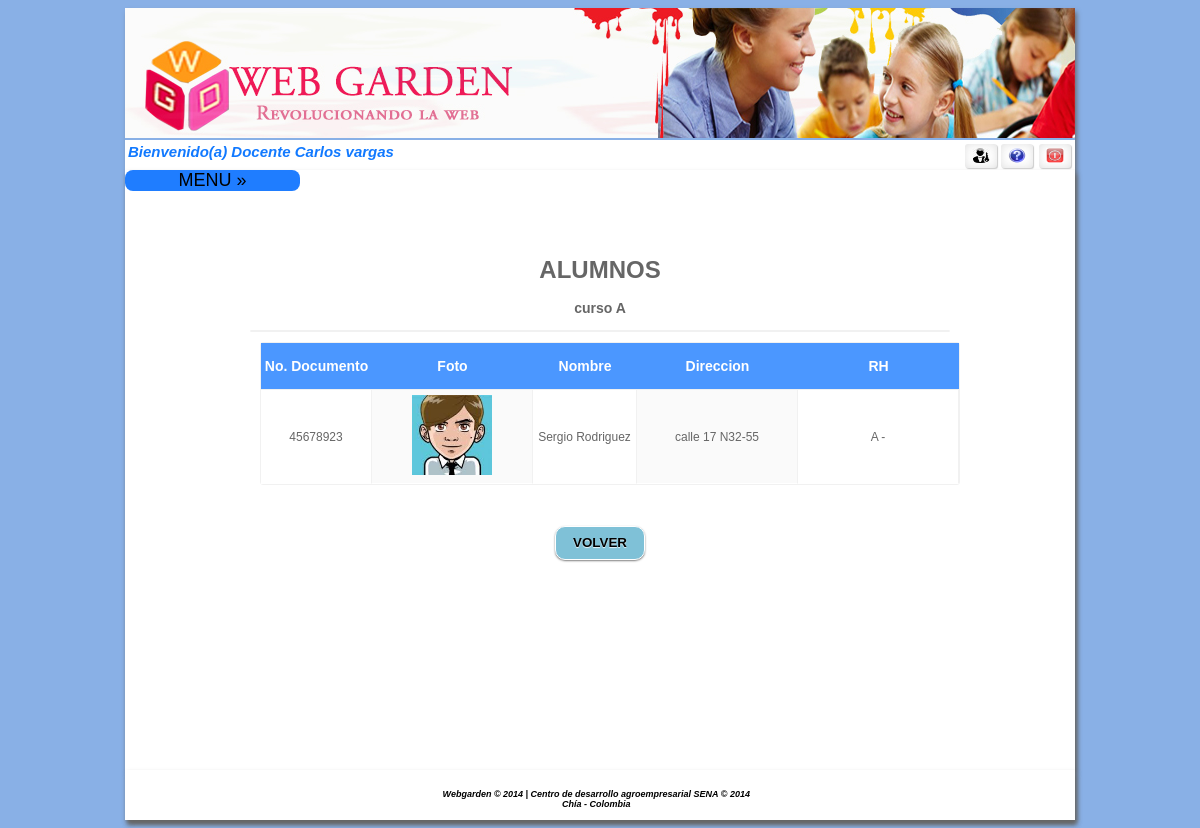
Screenshot of /home.php?acceso=153&idcurso=1 (signed in) with the database file from the repository.
### tables this page shows
CREATE TABLE IF NOT EXISTS `curso` (
`idcurso` int(11) NOT NULL,
  `nombre` varchar(50) NOT NULL,
  `idnivel` int(11) NOT NULL,
  `idpersona` int(11) NOT NULL
);

CREATE TABLE IF NOT EXISTS `alumno` (
  `identificacion` int(11) NOT NULL,
  `prinombre` varchar(15) NOT NULL,
  `segnombre` varchar(20) DEFAULT NULL,
  `priapellido` varchar(15) NOT NULL,
  `segapellido` varchar(20) DEFAULT NULL,
  `direccion` varchar(15) NOT NULL,
  `desenf` varchar(1000) NOT NULL,
  `retri` varchar(1000) NOT NULL,
  `idruta` int(11) NOT NULL,
  `acudiente` int(11) NOT NULL,
  `foto` varchar(300) NOT NULL,
  `genero` int(11) NOT NULL,
  `idcurso` int(11) NOT NULL,
  `rh` int(11) NOT NULL,
  `tipodoc` int(11) NOT NULL,
  `fecha_naci` date NOT NULL,
  `gruposan` int(11) NOT NULL
);

CREATE TABLE IF NOT EXISTS `valor` (
`idvalor` int(11) NOT NULL,
  `nombre` varchar(50) NOT NULL,
  `idparametro` int(11) NOT NULL
);

### controlador/clistacursos.php (called while the page is built, shortened)
<?php
include("modelo/mlistacursos.php");
$ins = new mlistacursos();
$idcurso = isset($_GET["idcurso"]) ? $_GET["idcurso"]:NULL;
$listacurso = $ins->listadecursos();
$listalumno = $ins->listadelumnos($idcurso);
$nombrecurso = $ins->selecurso($idcurso);
?>

### modelo/mlistacursos.php (called while the page is built, shortened)
<?php
include("controlador/conexion.php");
class mlistacursos{
    function listadecursos(){
        $sql = "select curso.idcurso as idcurso, curso.nombre as curso, nivel.nombre as nivel from curso inner join nivel on nivel.idnivel = curso.idnivel";
        $conexionBD = new conexion();
        $conexionBD->conectarBD();
        $data = $conexionBD->ejeCon($sql, 0);
        return $data;
    }
    function listadelumnos($curso){
        $sql= "select alu.identificacion,alu.foto,alu.direccion, alu.prinombre,alu.priapellido,val1.nombre as rh ,val2.nombre as grupos from alumno as alu inner join curso as cur on alu.idcurso=cur.idcurso inner join valor as val1 on alu.rh=val1.idvalor inner join valor as val2 on alu.gruposan=val2.idvalor where alu.idcurso = '".$curso."' ";
        $conexionBD = new conexion();
        $conexionBD->conectarBD();
        $data = $conexionBD->ejeCon($sql, 0);
        return $data;
    }
    function selecurso($curso){
        $sql = "select nombre from curso where idcurso = '".$curso."' ";
        $conexionBD = new conexion();
        $conexionBD->conectarBD();
        $data = $conexionBD->ejeCon($sql, 0);
        return $data;
    }
}
?>

### controlador/configuracion.php (called while the page is built)
<?php
	$usu_db = "root";
	$pass_db = "";
	$serv_db = "localhost";
	$db = "webgarden";
?>

### controlador/conexion.php (called while the page is built, shortened)
<?php
class conexion{
	function conectarBD(){
		include("configuracion.php");
		$this->link = mysql_connect($serv_db,$usu_db,$pass_db);
		$db2= mysql_select_db($db);
	}
	function ejeCon($con, $op){
		$this->resultado = mysql_query($con) or
		die("La consulta fallo: ".mysql_error());
		if ($op==0){
			while ($linea = mysql_fetch_array($this->resultado)){
				$arrayResultado[] = $linea;
			}
		}else{
			$arrayResultado[] =0;
		}
		$resarr = isset($arrayResultado) ? $arrayResultado:NULL;
		if($resarr){
			return $arrayResultado;
		}
	}
}
?>

### vista/vmisalumnos.php (the view, shortened to what this page needs)
<?php
include("controlador/clistacursos.php");
?>
<center>
<form id="form2" name="form2" method="GET" action="" class="display" onSubmit="return confirm('Desea eliminar?')">
    <div align="center" id="tabint">
        <table width="700" border="0" cellspacing="0" cellpadding="5">
              <label><h1>ALUMNOS</h1></label>
              <label><h3><?php echo $nombrecurso[0]['nombre'] ?></h3></label>
        </table>
        <div style="width: 700px">
        <table id="example" class="display" cellspacing="0" width="100%">
             <thead>
            <tr>
                <th>No. Documento</th>
                <th>Foto</th>
                <th>Nombre</th>
                <th>Direccion</th>
                <th>RH</th>
            </tr>
             </thead>
       <tbody>
            <?php
            for ($i = 0; $i < count($listalumno); $i++) {
                ?>
                <tr>
                    <td align="center" width="100"> <?php echo $listalumno[$i]['identificacion'] ?></td>
                    <td align="center" width="150"> <img src="<?php echo $listalumno[$i]['foto'] ?>" width="80" height="80"></td>
                    <td align="center"> <?php echo $listalumno[$i]['prinombre']." ".$listalumno[$i]['priapellido'] ?></td>
                    <td align="center" width="150"> <?php echo $listalumno[$i]['direccion'] ?></td>
                    <td align="center" width="150"> <?php echo $listalumno[$i]['grupos']." ".$listalumno[$i]['rh']; ?></td>
                </tr>
            <?php } ?>
   </tbody>
        </table>
        <p>&nbsp; </p>
    </div>
        </div>
</form>
</center>
<center>
    <table>
            <tr>
    <td colspan="3"><input type="button" value="VOLVER" onclick="location.href='home.php?acceso=152'"></button></td>
        </tr>
    </table>
</center>

### css/style.css (style rules this page uses)
input[type=submit], input[type=reset],input[type=button] { padding: 9px 17px; font-family: Helvetica,Arial,sans-serif; font-weight: bold; line-height: 1; color: #000000; border: none; text-shadow: 0 1px 1px rgba(255,255,255,0.85); background-color:#7FC1D7; border: 1px solid #ffffff; border-radius: 10px; box-shadow: 0 1px 2px rgba(0,0,0,0.5); }
#tabint table { border-radius: 3px; border: solid 1px #f1f1f1; box-shadow: 5 5 10px #333; margin: 10px; }
#tabint table thead tr th, #tabint table tfoot tr td { padding: 15px 0; background-color: #4B97FF; color: #fff; font-weight: bold; font-size: 14px; text-align: center; min-width: 10px; }
#tabint table tbody tr td,#tabint table tbody tr th { transition: all 400ms ease-in; -webkit-transition: all 400ms ease-in; -moz-transition: all 400ms ease-in; -o-transition: all 400ms ease-in; -ms-transition: all 400ms ease-in; padding: 5px 5px; word-wrap: break-word; border: solid 0px #fff; border-bottom: solid 1px #fff; border-top: solid 1px #f1f1f1; border-right: solid 1px #f1f1f1; }
#tabint table tbody tr td:nth-child(odd) { background-color: #fff; }
#tabint table tbody tr td:nth-child(even) { background-color: #fafafa; }
#tabint table th { background: #4B97FF; color: #fff; }

### css/menu.css (style rules this page uses)
body { font-family: 'Open Sans', sans-serif; background:#89B0E6; background-size:cover; }

### rows the page displays
curso: nombre "curso A"
alumno: identificacion "45678923", foto (picture), prinombre "Sergio", priapellido "Rodriguez", direccion "calle 17 N32-55", valor.nombre "A", valor.nombre "-"

### other values shown
$nomapre "Carlos vargas"
